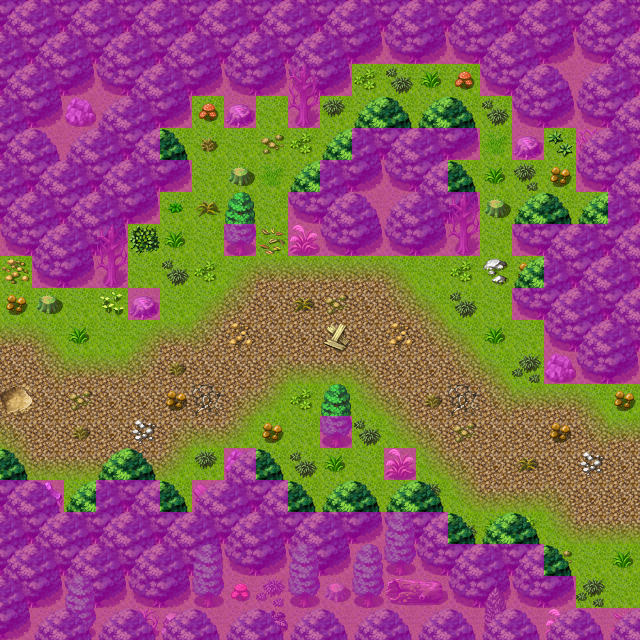

Rendered tile map (Tiled .tmx) drawn with the repository's tilesets; below, a short description and the map source with its tile grids summarised:
An orthogonal 20x20 tile map with 32x32 px tiles, 4 tile layers (Ground, Objects, Above, Walkable), 40 tilesets and 6 objects (4x spawn, 2x mapchange).

<map version="1.0" orientation="orthogonal" width="20" height="20" tilewidth="32" tileheight="32">
 <properties>
  <property name="outside" value="1" />
 </properties>
 <tileset firstgid="1" name="map_bed_1" tilewidth="32" tileheight="32">
  <image source="../drawable/map_bed_1.png" width="512" height="256" />
 </tileset>
 <tileset firstgid="129" name="map_border_1" tilewidth="32" tileheight="32">
  <image source="../drawable/map_border_1.png" width="512" height="256" />
 </tileset>
 <tileset firstgid="257" name="map_bridge_1" tilewidth="32" tileheight="32">
  <image source="../drawable/map_bridge_1.png" width="512" height="256" />
 </tileset>
 <tileset firstgid="385" name="map_broken_1" tilewidth="32" tileheight="32">
  <image source="../drawable/map_broken_1.png" width="512" height="256" />
 </tileset>
 <tileset firstgid="513" name="map_cavewall_1" tilewidth="32" tileheight="32">
  <image source="../drawable/map_cavewall_1.png" width="576" height="192" />
 </tileset>
 <tileset firstgid="621" name="map_cavewall_2" tilewidth="32" tileheight="32">
  <image source="../drawable/map_cavewall_2.png" width="576" height="192" />
 </tileset>
 <tileset firstgid="729" name="map_cavewall_3" tilewidth="32" tileheight="32">
  <image source="../drawable/map_cavewall_3.png" width="576" height="192" />
 </tileset>
 <tileset firstgid="837" name="map_chair_table_1" tilewidth="32" tileheight="32">
  <image source="../drawable/map_chair_table_1.png" width="512" height="256" />
 </tileset>
 <tileset firstgid="965" name="map_crate_1" tilewidth="32" tileheight="32">
  <image source="../drawable/map_crate_1.png" width="512" height="256" />
 </tileset>
 <tileset firstgid="1093" name="map_cupboard_1" tilewidth="32" tileheight="32">
  <image source="../drawable/map_cupboard_1.png" width="512" height="256" />
 </tileset>
 <tileset firstgid="1221" name="map_curtain_1" tilewidth="32" tileheight="32">
  <image source="../drawable/map_curtain_1.png" width="512" height="256" />
 </tileset>
 <tileset firstgid="1349" name="map_entrance_1" tilewidth="32" tileheight="32">
  <image source="../drawable/map_entrance_1.png" width="512" height="256" />
 </tileset>
 <tileset firstgid="1477" name="map_fence_1" tilewidth="32" tileheight="32">
  <image source="../drawable/map_fence_1.png" width="512" height="256" />
 </tileset>
 <tileset firstgid="1605" name="map_fence_2" tilewidth="32" tileheight="32">
  <image source="../drawable/map_fence_2.png" width="512" height="256" />
 </tileset>
 <tileset firstgid="1733" name="map_ground_1" tilewidth="32" tileheight="32">
  <image source="../drawable/map_ground_1.png" width="512" height="256" />
 </tileset>
 <tileset firstgid="1861" name="map_ground_2" tilewidth="32" tileheight="32">
  <image source="../drawable/map_ground_2.png" width="512" height="256" />
 </tileset>
 <tileset firstgid="1989" name="map_ground_3" tilewidth="32" tileheight="32">
  <image source="../drawable/map_ground_3.png" width="512" height="256" />
 </tileset>
 <tileset firstgid="2117" name="map_ground_4" tilewidth="32" tileheight="32">
  <image source="../drawable/map_ground_4.png" width="512" height="256" />
 </tileset>
 <tileset firstgid="2245" name="map_ground_5" tilewidth="32" tileheight="32">
  <image source="../drawable/map_ground_5.png" width="512" height="256" />
 </tileset>
 <tileset firstgid="2373" name="map_ground_6" tilewidth="32" tileheight="32">
  <image source="../drawable/map_ground_6.png" width="512" height="256" />
 </tileset>
 <tileset firstgid="2501" name="map_ground_7" tilewidth="32" tileheight="32">
  <image source="../drawable/map_ground_7.png" width="512" height="256" />
 </tileset>
 <tileset firstgid="2629" name="map_ground_8" tilewidth="32" tileheight="32">
  <image source="../drawable/map_ground_8.png" width="512" height="256" />
 </tileset>
 <tileset firstgid="2757" name="map_indoor_1" tilewidth="32" tileheight="32">
  <image source="../drawable/map_indoor_1.png" width="512" height="256" />
 </tileset>
 <tileset firstgid="2885" name="map_kitchen_1" tilewidth="32" tileheight="32">
  <image source="../drawable/map_kitchen_1.png" width="512" height="256" />
 </tileset>
 <tileset firstgid="3013" name="map_outdoor_1" tilewidth="32" tileheight="32">
  <image source="../drawable/map_outdoor_1.png" width="512" height="256" />
 </tileset>
 <tileset firstgid="3141" name="map_pillar_1" tilewidth="32" tileheight="32">
  <image source="../drawable/map_pillar_1.png" width="512" height="256" />
 </tileset>
 <tileset firstgid="3269" name="map_plant_1" tilewidth="32" tileheight="32">
  <image source="../drawable/map_plant_1.png" width="512" height="256" />
 </tileset>
 <tileset firstgid="3397" name="map_rock_1" tilewidth="32" tileheight="32">
  <image source="../drawable/map_rock_1.png" width="512" height="256" />
 </tileset>
 <tileset firstgid="3525" name="map_roof_1" tilewidth="32" tileheight="32">
  <image source="../drawable/map_roof_1.png" width="512" height="256" />
 </tileset>
 <tileset firstgid="3653" name="map_roof_2" tilewidth="32" tileheight="32">
  <image source="../drawable/map_roof_2.png" width="512" height="256" />
 </tileset>
 <tileset firstgid="3781" name="map_shop_1" tilewidth="32" tileheight="32">
  <image source="../drawable/map_shop_1.png" width="512" height="256" />
 </tileset>
 <tileset firstgid="3909" name="map_sign_ladder_1" tilewidth="32" tileheight="32">
  <image source="../drawable/map_sign_ladder_1.png" width="512" height="256" />
 </tileset>
 <tileset firstgid="4037" name="map_table_1" tilewidth="32" tileheight="32">
  <image source="../drawable/map_table_1.png" width="512" height="256" />
 </tileset>
 <tileset firstgid="4165" name="map_trail_1" tilewidth="32" tileheight="32">
  <image source="../drawable/map_trail_1.png" width="512" height="256" />
 </tileset>
 <tileset firstgid="4293" name="map_tree_1" tilewidth="32" tileheight="32">
  <image source="../drawable/map_tree_1.png" width="512" height="256" />
 </tileset>
 <tileset firstgid="4421" name="map_wall_1" tilewidth="32" tileheight="32">
  <image source="../drawable/map_wall_1.png" width="512" height="256" />
 </tileset>
 <tileset firstgid="4549" name="map_wall_2" tilewidth="32" tileheight="32">
  <image source="../drawable/map_wall_2.png" width="480" height="256" />
 </tileset>
 <tileset firstgid="4669" name="map_wall_3" tilewidth="32" tileheight="32">
  <image source="../drawable/map_wall_3.png" width="480" height="256" />
 </tileset>
 <tileset firstgid="4789" name="map_window_1" tilewidth="32" tileheight="32">
  <image source="../drawable/map_window_1.png" width="512" height="256" />
 </tileset>
 <tileset firstgid="4917" name="map_window_2" tilewidth="32" tileheight="32">
  <image source="../drawable/map_window_2.png" width="512" height="256" />
 </tileset>
 <layer name="Ground" width="20" height="20">
  <data>[400 cells, 400 non-empty, 2 distinct tile ids]</data>
 </layer>
 <layer name="Objects" width="20" height="20">
  <data>[400 cells, 341 non-empty, 54 distinct tile ids]</data>
 </layer>
 <layer name="Above" width="20" height="20">
  <data>[400 cells, 48 non-empty, 5 distinct tile ids]</data>
 </layer>
 <layer name="Walkable" width="20" height="20">
  <data>[400 cells, 215 non-empty, 1 distinct tile ids]</data>
 </layer>
 <objectgroup name="Mapevents" width="20" height="20">
  <object name="west" type="mapchange" x="0" y="256" width="32" height="224">
   <properties>
    <property name="map" value="roadbeforecrossroads6" />
    <property name="place" value="east1" />
   </properties>
  </object>
  <object name="east" type="mapchange" x="608" y="384" width="32" height="224">
   <properties>
    <property name="map" value="roadbeforecrossroads8" />
    <property name="place" value="west" />
   </properties>
  </object>
 </objectgroup>
 <objectgroup name="Spawn" width="20" height="20">
  <!-- 4 objects omitted --></objectgroup>
 <objectgroup name="Keys" width="20" height="20" visible="0" />
</map>
<!-- 4 of 6 objects omitted -->
